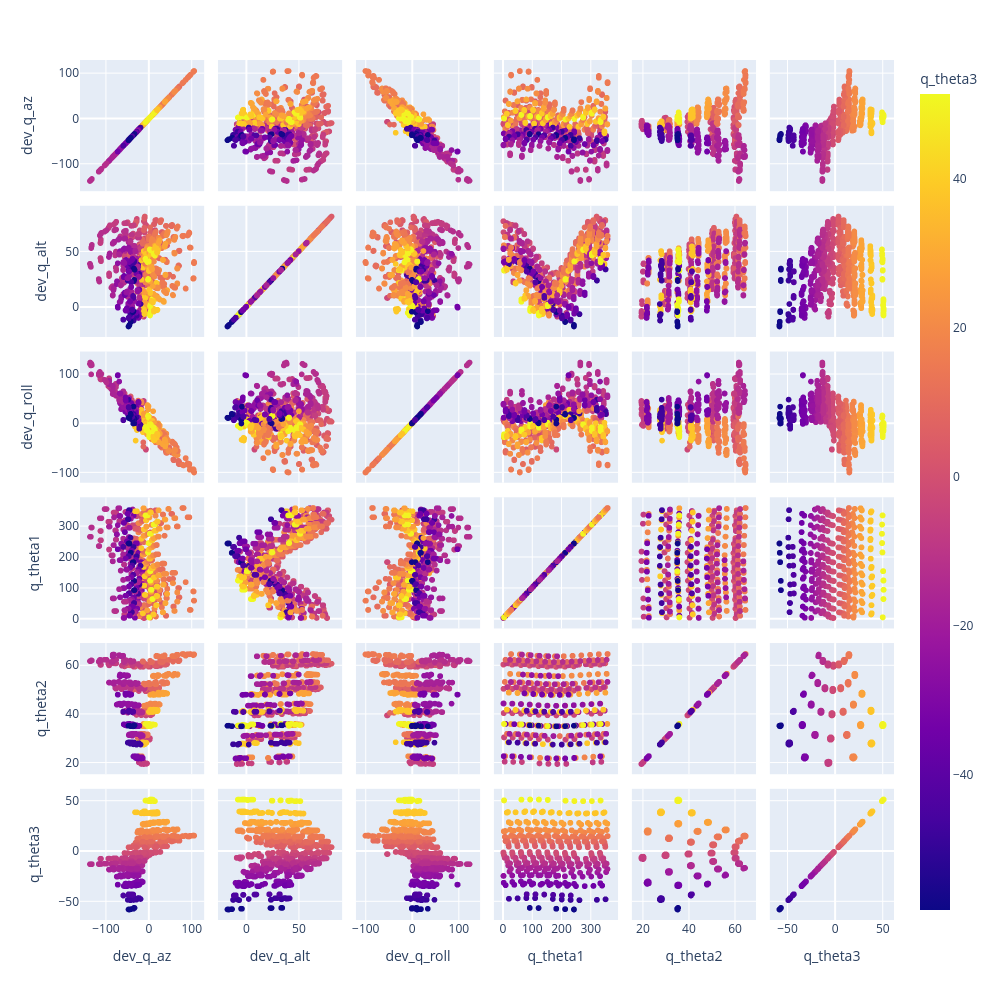

Here is the notebook cell this chart was saved with:
### Markdown cell above
# Sky Space Residuals - QUEST ONLY

### Code cell
fig = px.scatter_matrix(d, dimensions=["dev_q_az", "dev_q_alt", "dev_q_roll", "q_theta1", "q_theta2", "q_theta3"], color="q_theta3",
                        hover_data=[ "p_az", "p_alt", "p_roll", "filename",])
fig.update_layout(height=1000,width=1000 )
fig.show()

### Figure 1 — Plotly figure (JSON) as saved in the notebook; plotly's stock layout.template omitted (floating-point values rounded to 4 significant figures; data arrays with more than 128 entries replaced by an {"elided": "..."} marker saying what was removed)
{"data": [{"customdata": {"elided": "1742x4 mixed values"}, "dimensions": [{"axis": {"matches": true}, "label": "dev_q_az", "values": {"elided": "1742 float values"}}, {"axis": {"matches": true}, "label": "dev_q_alt", "values": {"elided": "1742 float values"}}, {"axis": {"matches": true}, "label": "dev_q_roll", "values": {"elided": "1742 float values"}}, {"axis": {"matches": true}, "label": "q_theta1", "values": {"elided": "1742 float values"}}, {"axis": {"matches": true}, "label": "q_theta2", "values": {"elided": "1742 float values"}}, {"axis": {"matches": true}, "label": "q_theta3", "values": {"elided": "1742 float values"}}], "hovertemplate": "%{xaxis.title.text}=%{x}<br>%{yaxis.title.text}=%{y}<br>p_az=%{customdata[0]}<br>p_alt=%{customdata[1]}<br>p_roll=%{customdata[2]}<br>filename=%{customdata[3]}<br>q_theta3=%{marker.color}<extra></extra>", "legendgroup": "", "marker": {"color": {"elided": "1742 float values"}, "coloraxis": "coloraxis", "symbol": "circle"}, "name": "", "showlegend": false, "type": "splom"}], "layout": {"coloraxis": {"colorbar": {"title": {"text": "q_theta3"}}, "colorscale": [[0, "#0d0887"], [0.1111, "#46039f"], [0.2222, "#7201a8"], [0.3333, "#9c179e"], [0.4444, "#bd3786"], [0.5556, "#d8576b"], [0.6667, "#ed7953"], [0.7778, "#fb9f3a"], [0.8889, "#fdca26"], [1, "#f0f921"]]}, "dragmode": "select", "height": 1000, "legend": {"tracegroupgap": 0}, "margin": {"t": 60}, "width": 1000}}
